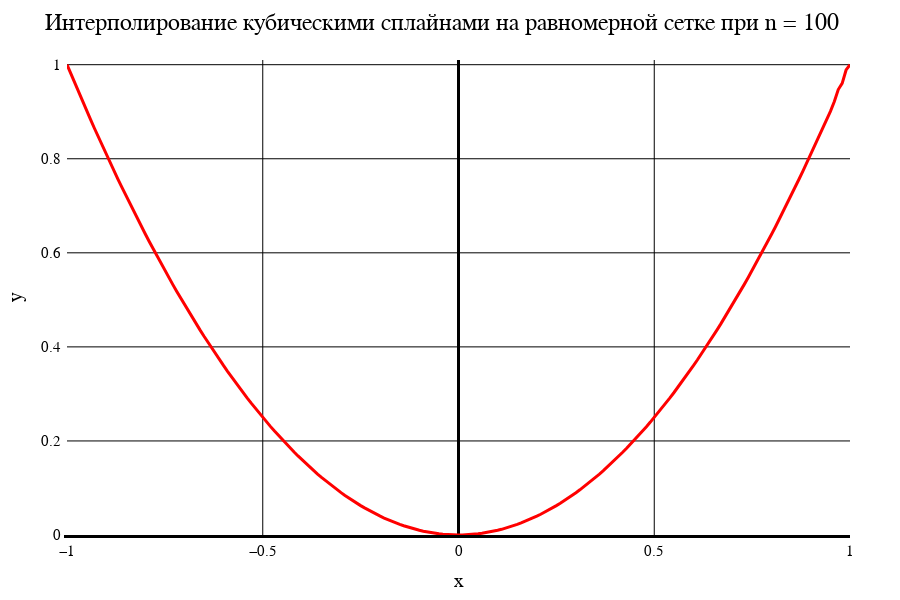

Write notebook code for a chart like this one.
### Markdown cell above
Сплайн. Равномерная сетка

### Code cell
data3[1]

### Figure 1 — Plotly figure (JSON) as saved in the notebook; plotly's stock layout.template omitted (floating-point values rounded to 4 significant figures; data arrays with more than 128 entries replaced by an {"elided": "..."} marker saying what was removed)
{"data": [{"line": {"color": "red", "width": 3}, "mode": "line", "type": "scatter", "x": {"elided": "201 float values"}, "y": {"elided": "201 float values"}}], "layout": {"coloraxis": {"outlinecolor": "black"}, "font": {"color": "black", "family": "Time New Roman"}, "height": 600, "margin": {"b": 50, "l": 50, "r": 50, "t": 60}, "paper_bgcolor": "white", "plot_bgcolor": "white", "title": {"autosize": false, "font": {"color": "black", "family": "Times New Roman", "size": 24}, "paper_bgcolor": "red", "text": "Интерполирование кубическими сплайнами на равномерной сетке при n = 100"}, "width": 900, "xaxis": {"color": "black", "gridcolor": "black", "gridwidth": 1, "linecolor": "black", "linewidth": 3, "tickfont": {"size": 15}, "title": {"font": {"color": "black", "family": "Times New Roman", "size": 20}, "text": "x"}, "zeroline": true, "zerolinecolor": "black", "zerolinewidth": 3}, "yaxis": {"exponentformat": "power", "gridcolor": "black", "gridwidth": 1, "linewidth": 3, "range": [-6.881e-20, 1.01], "tickfont": {"size": 15}, "title": {"font": {"color": "black", "family": "Times New Roman", "size": 20}, "text": "y"}, "zeroline": true, "zerolinecolor": "black", "zerolinewidth": 1}}}
